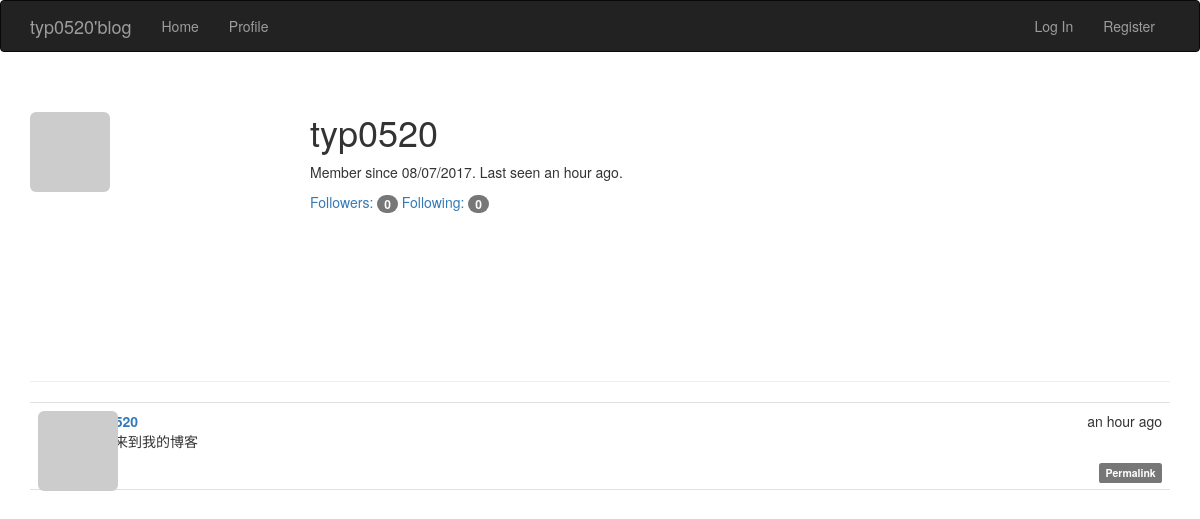
Screenshot of /user/typ0520 with the database file from the repository.
### app/models.py (models this page shows, shortened)
class User(UserMixin, db.Model):
    __tablename__ = 'users'
    id = db.Column(db.Integer, primary_key=True)
    email = db.Column(db.String(64), unique=True, index=True)
    username = db.Column(db.String(64), unique=True, index=True)
    password_hash = db.Column(db.String(128))
    role_id = db.Column(db.Integer, db.ForeignKey('roles.id'))
    confirmed = db.Column(db.Boolean, default=False)
    name = db.Column(db.String(64))
    location = db.Column(db.String(64))
    about_me = db.Column(db.Text())
    member_since = db.Column(db.DateTime(), default=datetime.utcnow)
    last_seen = db.Column(db.DateTime(), default=datetime.utcnow)
    posts = db.relationship('Post', backref='author', lazy='dynamic')
    comments = db.relationship('Comment', backref='author', lazy='dynamic')
    followed = db.relationship('Follow',
                               foreign_keys=[Follow.follower_id],
                               backref=db.backref('follower', lazy='joined'),
                               lazy='dynamic',
                               cascade='all, delete-orphan')
    followers = db.relationship('Follow',
                                foreign_keys=[Follow.followed_id],
                                backref=db.backref('followed', lazy='joined'),
                                lazy='dynamic',
                                cascade='all, delete-orphan')
    @property
    def password(self):
        raise AttributeError('password is not a readable attribute')
    def gravatar(self, size=100, default='idention', rating='g'):
        url = 'http://www.gravatar.com/avatar'
        hash = hashlib.md5(self.email.encode('utf-8')).hexdigest()
        img = '{url}/{hash}?s={size}&r={rating}'.format(url=url, hash=hash, size=size, default=default, rating=rating)
        return img

class Post(db.Model):
    __tablename__ = 'posts'
    id = db.Column(db.Integer, primary_key=True)
    body = db.Column(db.Text)
    body_html = db.Column(db.Text)
    timestamp = db.Column(db.DateTime, index=True, default=datetime.utcnow)
    author_id = db.Column(db.Integer, db.ForeignKey('users.id'))
    comments = db.relationship('Comment', backref='post', lazy='dynamic')

### app/main/views.py (the view)
@main.route('/user/<username>')
def user(username):
    user = User.query.filter_by(username=username).first()
    if user is None:
        abort(404)
    posts = user.posts.order_by(Post.timestamp.desc()).all()
    return render_template('user.html', user=user, posts=posts)

### app/auth/views.py (called while the page is built)
@auth.before_app_request
def before_request():
    if current_user.is_authenticated:
        if not current_user.confirmed \
            and request.endpoint \
            and request.endpoint[:5] != 'auth.' \
            and request.endpoint != 'static':
            return redirect(url_for('auth.unconfirmed'))

### app/main/__init__.py (called while the page is built)
@main.app_context_processor
def inject_permissions():
    return dict(Permission=Permission)

### app/models.py (called while the page is built)
    def can(self, permissions):
        return False

    def is_administrator(self):
        return False

### app/templates/user.html (shortened to what this page needs)
{% extends "base.html" %}
{% block page_content %}
    <div class="page-header">
        <img class="img-rounded profile-thumbnail" src="{{ user.gravatar(size=256) }}">
        <div class="profile-header">
            <h1>{{ user.username }}</h1>
            <p>Member since {{ moment(user.member_since).format('L') }}. Last
                seen {{ moment(user.last_seen).fromNow() }}.</p>
            <p>
                <a href="{{ url_for('.followers', username=user.username) }}">
                    Followers: <span class="badge">{{ user.followers.count() - 1 }}</span>
                </a>
                <a href="{{ url_for('.followed_by', username=user.username) }}">
                    Following: <span class="badge">{{ user.followed.count() - 1 }}</span>
                </a>
            </p>
        </div>
    </div>
    {% include('_posts.html') %}
{% endblock %}

### app/templates/_posts.html (shortened to what this page needs)
<ul class="posts">
    {% for post in posts %}
    <li class="post">
        <div class="post-thumbnail">
            <a href="{{ url_for('.user', username=post.author.username) }}">
                <img class="img-rounded profile-thumbnail" src="{{ post.author.gravatar(size=40) }}">
            </a>
        </div>
        <div class="post-content">
            <div class="post-date">{{ moment(post.timestamp).fromNow() }}</div>
            <div class="post-author"><a href="{{ url_for('.user', username=post.author.username) }}">{{ post.author.username }}</a></div>
            <div class="post-body">
                {% if post.body_html %}
                    {{ post.body_html | safe }}
                {% else %}
                    {{ post.body }}
                {% endif %}
            </div>
            <div class="post-footer">
                <a href="{{ url_for('.post', id=post.id) }}">
                    <span class="label label-default">Permalink</span>
                </a>
            </div>
        </div>
    </li>
    {% endfor %}
</ul>

### app/static/styles.css (style rules this page uses)
.profile-thumbnail { position: absolute; }
.profile-header { min-height: 260px; margin-left: 280px; }
ul.posts { list-style-type: none; padding: 0px; margin: 16px 0px 0px 0px; border-top: 1px solid #e0e0e0; }
ul.posts li.post { padding: 8px; border-bottom: 1px solid #e0e0e0; }
div.post-date { float: right; }
div.post-author { font-weight: bold; }
div.post-thumbnail { position: absolute; }
div.post-content { margin-left: 48px; min-height: 48px; }
div.post-footer { text-align: right; }

### rows the page displays
User: username "typ0520", member_since "08/07/2017", last_seen "an hour ago"
Post: timestamp "an hour ago", body_html "欢迎来到我的博客"

### other values shown
{{ user.followers.count() - 1 }} "0"
{{ user.followed.count() - 1 }} "0"
